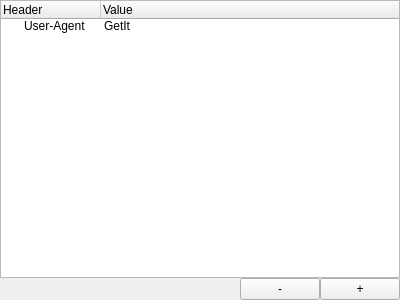
<?xml version="1.0" encoding="UTF-8"?>
<ui version="4.0">
 <class>HeadersView</class>
 <widget class="QWidget" name="HeadersView">
  <property name="geometry">
   <rect>
    <x>0</x>
    <y>0</y>
    <width>400</width>
    <height>300</height>
   </rect>
  </property>
  <property name="windowTitle">
   <string>Form</string>
  </property>
  <layout class="QGridLayout" name="gridLayout">
   <property name="leftMargin">
    <number>0</number>
   </property>
   <property name="topMargin">
    <number>0</number>
   </property>
   <property name="rightMargin">
    <number>0</number>
   </property>
   <property name="bottomMargin">
    <number>0</number>
   </property>
   <property name="spacing">
    <number>0</number>
   </property>
   <item row="0" column="0">
    <layout class="QVBoxLayout" name="layoutHeaders">
     <property name="spacing">
      <number>0</number>
     </property>
     <item>
      <widget class="QTreeWidget" name="treeHeaders">
       <property name="tabKeyNavigation">
        <bool>true</bool>
       </property>
       <property name="alternatingRowColors">
        <bool>true</bool>
       </property>
       <property name="rootIsDecorated">
        <bool>true</bool>
       </property>
       <property name="uniformRowHeights">
        <bool>true</bool>
       </property>
       <property name="sortingEnabled">
        <bool>false</bool>
       </property>
       <property name="animated">
        <bool>true</bool>
       </property>
       <property name="allColumnsShowFocus">
        <bool>true</bool>
       </property>
       <attribute name="headerMinimumSectionSize">
        <number>19</number>
       </attribute>
       <column>
        <property name="text">
         <string>Header</string>
        </property>
       </column>
       <column>
        <property name="text">
         <string>Value</string>
        </property>
       </column>
       <item>
        <property name="text">
         <string>User-Agent</string>
        </property>
        <property name="text">
         <string>GetIt</string>
        </property>
        <property name="flags">
         <set>ItemIsSelectable|ItemIsEditable|ItemIsDragEnabled|ItemIsDropEnabled|ItemIsUserCheckable|ItemIsEnabled</set>
        </property>
       </item>
      </widget>
     </item>
     <item>
      <layout class="QHBoxLayout" name="layoutHeadersButtons">
       <property name="spacing">
        <number>0</number>
       </property>
       <item>
        <spacer name="spacerHeadersButtons">
         <property name="orientation">
          <enum>Qt::Horizontal</enum>
         </property>
         <property name="sizeHint" stdset="0">
          <size>
           <width>40</width>
           <height>20</height>
          </size>
         </property>
        </spacer>
       </item>
       <item>
        <widget class="QPushButton" name="btnRemoveHeader">
         <property name="text">
          <string>-</string>
         </property>
        </widget>
       </item>
       <item>
        <widget class="QPushButton" name="btnAddHeader">
         <property name="text">
          <string>+</string>
         </property>
        </widget>
       </item>
      </layout>
     </item>
    </layout>
   </item>
  </layout>
 </widget>
 <resources/>
 <connections/>
</ui>
